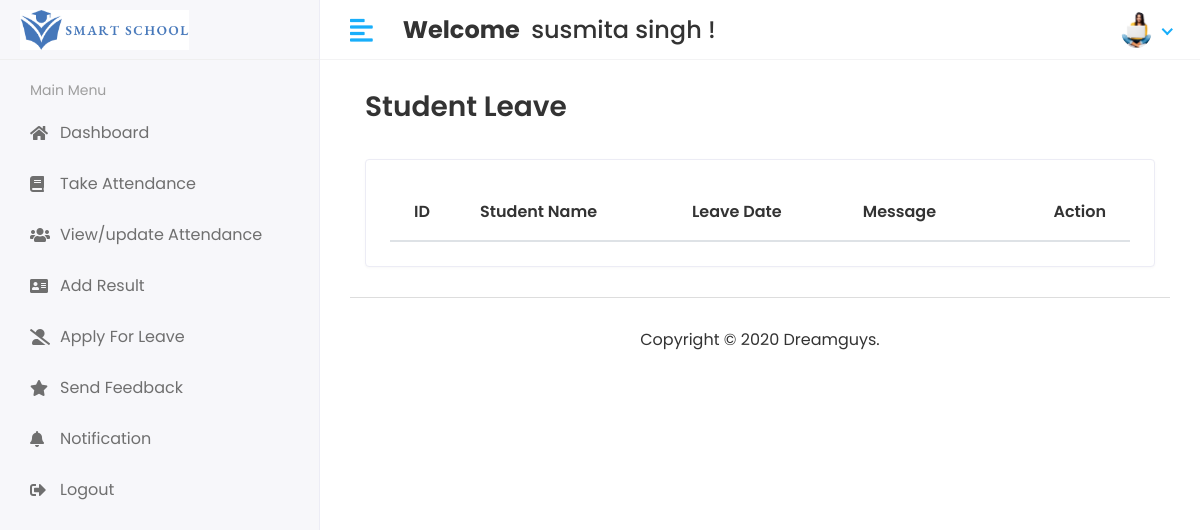
The page /student_leave (signed in) on the database as committed earlier.
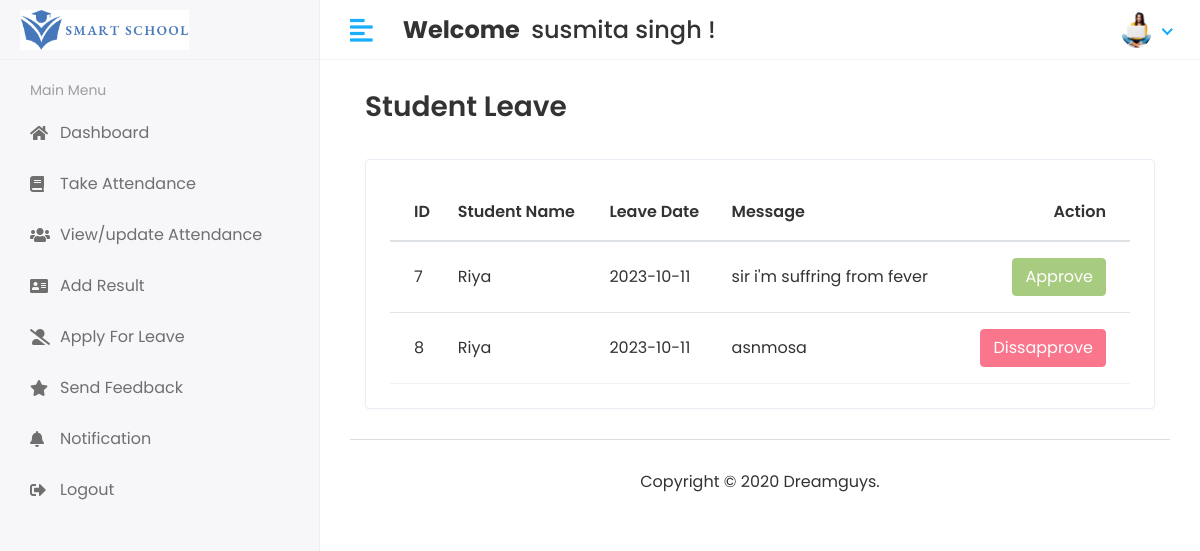
The same page on the database as committed later.
### studentapp/models.py (models this page shows, shortened)
class CoustamUser(AbstractUser):
    User=(
        (1,'HOD'),
        (2,'STAFF'),
        (3,'STUDENT'),
    )
    user_type=models.CharField(choices=User,max_length=50,default=1)
    profile_pic=models.ImageField(upload_to='Media/profile_pic')

class Student_leave(models.Model):
    student_id=models.ForeignKey(Student,on_delete=models.CASCADE)
    data=models.CharField(max_length=100,null=True)
    message=models.TextField()
    status=models.IntegerField(default=0)
    created_at=models.DateTimeField(auto_now_add=True)
    updated_at=models.DateTimeField(auto_now_add=True)

class Student(models.Model):
    admin=models.OneToOneField(CoustamUser,on_delete=models.CASCADE)
    address=models.TextField()
    gender=models.CharField(max_length=100)
    course_id=models.ForeignKey(Course,on_delete=models.CASCADE)
    session_Year_id=models.ForeignKey(Session_Year,on_delete=models.DO_NOTHING)
    created_at=models.DateTimeField(auto_now_add=True)
    update_at=models.DateTimeField(auto_now_add=True)

### studentmagmentsystem/Hod_views.py (the view)
# urls.py: path('student_leave',Hod_views.Student_leave_save,name='student_leave'),
@login_required(login_url="/")
def Student_leave_save(request):
    student_leave=Student_leave.objects.all()
    context={
        'student_leave':student_leave
    }
    return render(request,'hod/student_leave_hod.html',context)

### templates/hod/student_leave_hod.html (shortened to what this page needs)
{% extends 'base.html'%}
{%block content%}
{%load static%}
<div class="content container-fluid">
   <div class="page-header">
      <div class="row align-items-center">
         <div class="col">
            <h3 class="page-title">Student Leave</h3>
         </div>
      </div>
   </div>
   <div class="row">
      <div class="col-sm-12">
         <div class="card card-table">
            <div class="card-body">
               <div class="table-responsive">
                  <table class="table table-hover table-center mb-0 datatable">
                     <thead>
                        <tr>
                           <th>ID</th>
                           <th>Student Name</th>
                           <th>Leave Date</th>
                           <th>Message</th>
                           <th class="text-right">Action</th>
                        </tr>
                     </thead>
                     <tbody>
                        {%for stud in student_leave %}
                        <tr>
                           <td>{{stud.id}}</td>
                           <td>{{stud.student_id.admin.first_name}}</td>
                           <td>{{stud.data}}</td>
                           <td>{{stud.message}}</td>
                           <td class="text-right">
                              <div class="actions">
                                {% if stud.status == 0 %}
                                <a href="/approve_leave/{{stud.id}}" class="btn btn-success">Approve</a>
                                <a href="/dissapprove_leave/{{stud.id}}" class="btn btn-danger">Dissapprove</a>
                                {% elif stud.status == 1 %}
                                <button class="btn btn-success" disabled="disabled">Approve</button>
                                {%else%}
                                <button class="btn btn-danger" disabled="disabled">Dissapprove</button>
                                {%endif%}
                              </div>
                           </td>
                        </tr>
                        {%endfor%}
                     </tbody>
                  </table>
               </div>
            </div>
         </div>
      </div>
   </div>
</div>
{%endblock%}

### templates/base.html (shortened to what this page needs)
{%load static%}
<!DOCTYPE html>
<html lang="en">
<head>
   <link rel="stylesheet" href="https://cdnjs.cloudflare.com/ajax/libs/font-awesome/6.4.2/css/all.min.css"
 />
   <link rel="stylesheet" href="{% static 'plugins/bootstrap/css/bootstrap.min.css' %}">
   <link rel="stylesheet" href="{% static 'plugins/fontawesome/css/fontawesome.min.css' %}">
   <link rel="stylesheet" href="{% static 'plugins/fontawesome/css/all.min.css' %}">
   <link rel="stylesheet" href="{% static 'css/style.css' %}">
</head>
<body>
   <div class="main-wrapper">
      {% include 'includes/header.html' %}
      {% include 'includes/sidebar.html' %}
      <div class="page-wrapper">
         <div class="content container-fluid">
            {%block content%}
            {%endblock%}
            {% include 'includes/footer.html' %}
         </div>
</body>
</html>

### templates/includes/header.html (shortened to what this page needs)
{%load static%}
<div class="header">
   <div class="header-left">
      <a href="/hod" class="logo">
         <img src="{% static '/img/smartschool.png' %}" alt="Logo">
      </a>
   </div>
   <a href="javascript:void(0);" id="toggle_btn">
      <i class="fas fa-align-left"></i>
   </a>
   <div class="top-nav-search mt-3">
      <h4>
         <strong style="text-align:center;">Welcome&nbsp;</strong>&nbsp;<span>{{user.first_name}} {{user.last_name}}</span>&nbsp;!
      </h4>
   </div>
   <ul class="nav user-menu">
      <li class="nav-item dropdown has-arrow">
         <a href="#" class="dropdown-toggle nav-link" data-toggle="dropdown">
            {% if user.profile_pic == "" %}
            <span class="user-img"><img class="rounded-circle" src="{%static '/img/image.png' %}" width="31"
                  alt=""></span>
            {%else%}
            <span class="user-img"><img class="rounded-circle" src="/{{user.profile_pic}}" width="31"
                  alt="{{user.first_name}}"></span>
            {%endif%}
         </a>
      </li>
   </ul>
</div>

### templates/includes/sidebar.html (shortened to what this page needs)
{%load active_link_tags%}
<div class="sidebar" id="sidebar">
   <div class="sidebar-inner slimscroll">
      <div id="sidebar-menu" class="sidebar-menu">
         {% if user.user_type == '1'%}
         <ul>
            <li class="menu-title">
               <span>Main Menu</span>
            </li>
            <li class="{% active_link 'hod' ' active' %}">
               <a href="/hod"><i class="fa fa-home"></i> <span>Dashboard</span></a>
            </li>
            </li>
            <li class="submenu {% active_link 'student' ' active' %} {% active_link 'student' ' active' %}">
               <a href="#"><i class="fas fa-user-graduate"></i> <span> Students</span> <span
                     class="menu-arrow"></span></a>
               <ul>
                  <li><a href="/student">Add Student</a></li>
                  <li><a href="/hod/student">View Student</a></li>
               </ul>
            </li>
            <li class="submenu{% active_link 'add_staff' ' active' %} {% active_link 'view/staff' ' active' %}">
               <a href="#"><i class="fas fa-chalkboard-teacher"></i> <span>STAFF</span> <span
                     class="menu-arrow"></span></a>
               <ul>
                  <li><a href="/add_staff">Add Staff</a></li>
                  <li><a href="/view/staff">View Staff</a></li>
               </ul>
            </li>
            <li class="submenu{% active_link 'view_course' ' active' %} {% active_link 'add_course' ' active' %}">
               <a href="#"><i class="fas fa-book-open"></i> <span>Course</span> <span class="menu-arrow"></span></a>
               <ul>
                  <li><a href="/add_course">Add Course</a></li>
                  <li><a href="/view_course">View Course</a></li>
               </ul>
            </li>
            <li class="submenu{% active_link 'add_subject' ' active' %} {% active_link 'view_subject' ' active' %}">
               <a href="#"><i class="fa fa-address-book"></i> <span> Subjects</span> <span
                     class="menu-arrow"></span></a>
               <ul>
                  <li><a href="/add_subject">Add Subject</a></li>
                  <li><a href="/view_subject">View Subject</a></li>
               </ul>
            <li class="submenu{% active_link 'add_session' ' active' %} {% active_link 'view_session' ' active' %}">
               <a href="#"><i class="fas fa-edit"></i> <span> Session</span> <span class="menu-arrow"></span></a>
               <ul>
                  <li><a href="/add_session">Add Session</a></li>
                  <li><a href="/view_session">View Session </a></li>
               </ul>
            </li>
            <li>
               <a href="/send_student_notification"><i class="fas fa-bell"></i> <span>Send Student Notification</span></a>
            </li>
            <li>
               <a href="/send_notification"><i class="far fa-bell"></i><span>Send Staff Notification</span></a>
            </li>
            <li>
               <a href="#"><i class="fa fa-users"></i> <span>View Attendance</span></a>
            </li>
            <li>
               <a href="/staff_feedback"><i class="fas fa-comment"></i><span>Staff Feedback</span></a>
            </li>
            <li>
               <a href="/student_feedback"><i class="far fa-star"></i> <span>Student Feedback</span></a>
            </li>
            <li>
               <a href="/holiday_view"><i class="fas fa-user-tie"></i> <span>Staff Leave</span></a>
            </li>
            <li>
               <a href="/student_leave"><i class="fas fa-user-alt-slash"></i> <span>Student Leave</span></a>
            </li>
            <li>
               <a href="/dologin"><i class="fas fa-sign-out-alt"></i> <span>Logout</span></a>
            </li>
         </ul>
         {% elif user.user_type == '2' %}
         <ul>
            <li class="menu-title">
               <span>Main Menu</span>
            </li>
            <li class="{% active_link '#' ' active' %}">
               <a href="#"><i class="fa fa-home"></i> <span>Dashboard</span></a>
            </li>
            <li class="{% active_link '#' ' active' %}">
               <a href="/take_attendance"><i class="fa fa-book"></i> <span>Take Attendance</span></a>
            </li>
            <li class="{% active_link '#' ' active' %}">
               <a href="#"><i class="fa fa-users"></i> <span>View/update Attendance</span></a>
            </li>
            <li class="{% active_link '#' ' active' %}">
               <a href="#"><i class="fa fa-address-card"></i> <span>Add Result</span></a>
            </li>
            <li class="{% active_link 'staff_leave' ' active' %}">
               <a href="/staff_leave"><i class="fas fa-user-alt-slash"></i> <span>Apply For Leave</span></a>
            </li>
            <li class="{% active_link 'hod' ' active' %}">
               <a href="/send_feedback"><i class="fa fa-star"></i> <span>Send Feedback</span></a>
            <li>
            <li class="{% active_link 'notification' ' active' %}">
               <a href="/notification"><i class="fa fa-bell"></i> <span>Notification</span></a>
            <li>
               <a href="/dologin"><i class="fas fa-sign-out-alt"></i> <span>Logout</span></a>
            </li>
            </li>
         </ul>
            {%endif%}
      </div>
   </div>
</div>

### templates/includes/footer.html
{%load static%}
    <footer>
      <p style="text-align:center;">Copyright © 2020 Dreamguys.</p>
    </footer>
 </div>
</div>

Rows that differ between the two databases and show on the page:
added Student_leave: id "7", student_id.admin.first_name "Riya", data "2023-10-11", message "sir i'm suffring from fever", status "Approve"
added Student_leave: id "8", student_id.admin.first_name "Riya", data "2023-10-11", message "asnmosa", status "Dissapprove"
